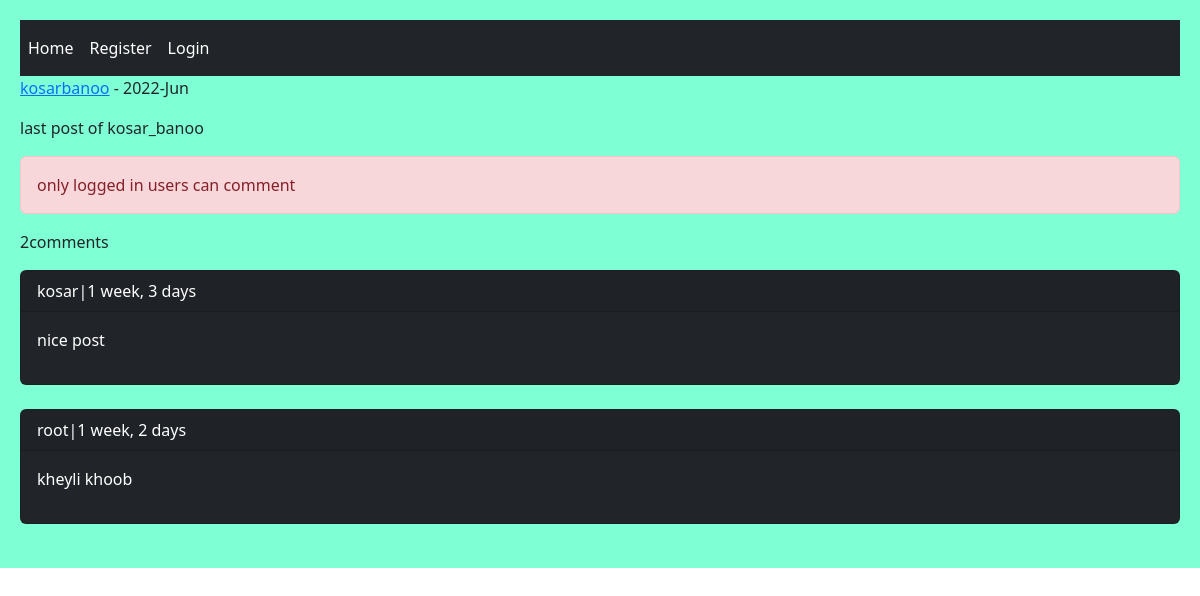
Before: /post/10/last-post-of-kosar_banoo/ with the older database file.
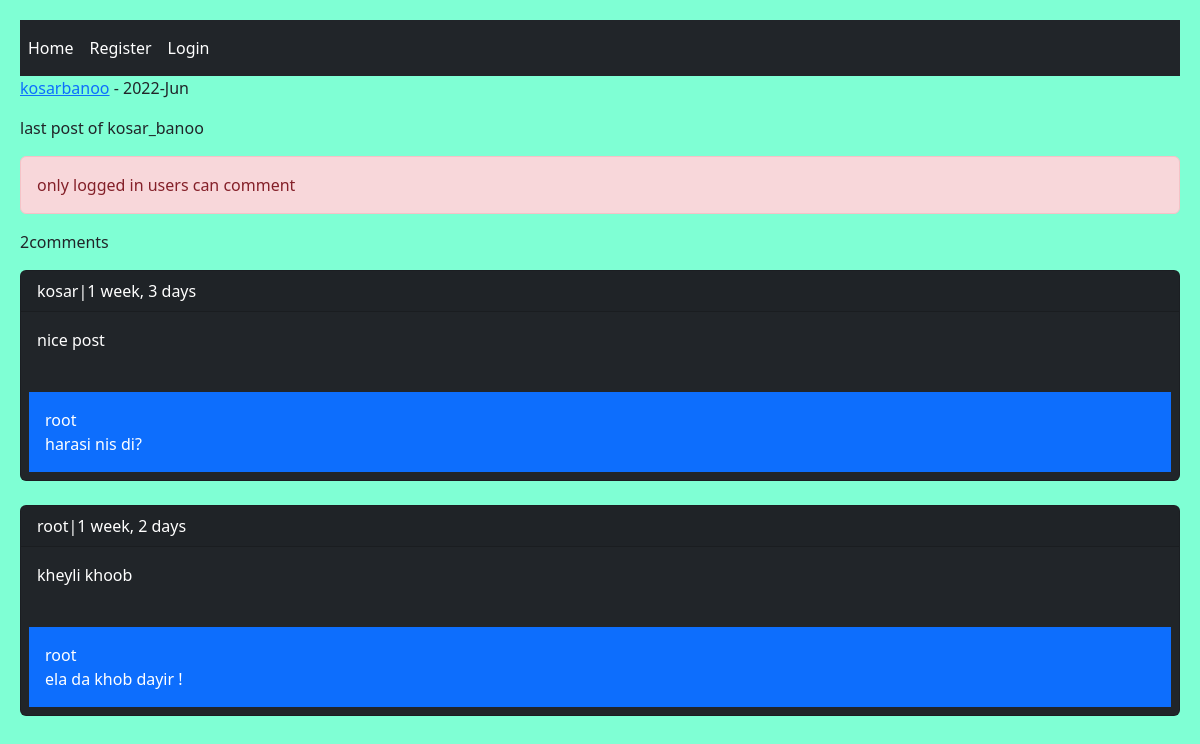
After: the same page with the newer database file.
### home/models.py (models this page shows, shortened)
class Comment(models.Model):
    user = models.ForeignKey(User, on_delete=models.CASCADE, related_name="ucomments")
    post = models.ForeignKey(Post, on_delete=models.CASCADE, related_name="pcomments")
    reply = models.ForeignKey('self', on_delete=models.CASCADE, related_name="rcomments", blank=True, null=True)
    is_reply = models.BooleanField(default=False)
    body = models.TextField(max_length=400)
    created = models.DateTimeField(auto_now_add=True)

### home/views.py (the view, shortened to what this page needs)
# urls.py: path('post/<int:post_id>/<slug:post_slug>/', views.PostDetailView.as_view(), name= 'post_detail'),
class PostDetailView(View):
    form_class = CommentCreateForm
    form_class_reply = CommentReplyForm
    def setup(self, request, *args, **kwargs):
        self.post_instance = get_object_or_404(Post, pk =kwargs['post_id'], slug = kwargs['post_slug'])
        return super().setup(request, *args, **kwargs)
    def get(self, request, *args, **kwargs):
        comments = self.post_instance.pcomments.filter(is_reply = False)
        can_like = False
        if request.user.is_authenticated and self.post_instance.user_can_like(request.user):
            can_like = True
        return render(request, 'home/detail.html', {'post':self.post_instance, 'comments':comments, 'form':self.form_class, 'reply_form':self.form_class_reply, 'can_like':can_like})

### home/templates/home/detail.html (shortened to what this page needs)
{% extends "base.html" %}
{% block content %}
    <p><a href="{% url 'account:user_profile' post.user.id %}">
        {{ post.user.username }}</a> - {{ post.updated |date:"Y-M" }}</p>
    <p>{{ post.body }}</p>
    {% if request.user.is_authenticated %}
        <a href=" {% url 'home:post_like' post.id %} " class="{% if can_like %} disabled {% endif %} btn btn-primary col-md-2">Like {{ post.likes_count }}</a>
        <hr/>
        <form action="" method="post">
            {% csrf_token %}
            {{ form.as_p }}
            <input type="submit" value="Send">
        </form> <br/>
    {% else %}
        <p class="alert alert-danger">only logged in users can comment</p>
    {% endif %}
    <p>{{ comments.count }}comments</p>
    {% for comment in comments %}
        <div class="card bg-dark text-white">
            <p class="card-header">{{ comment.user }}|{{ comment.created | timesince }}</p>
            <p class="card-body">{{comment.body}}</p>
            {% with replies=comment.rcomments.all %}
                {% for reply in replies %}
                    <p class="bg-primary p-3 m-2">{{ reply.user }} <br/> {{ reply.body }}</p>
                {% endfor %}
            {% endwith %}
        </div> <br/>
    {% empty %}
        <p>No comment yet !  </p>
    {% endfor %}
{% endblock  %}

Changed rows visible on the page:
added Comment: user "root", body "harasi nis di?", shown under "kosar"
added Comment: user "root", body "ela da khob dayir !"
